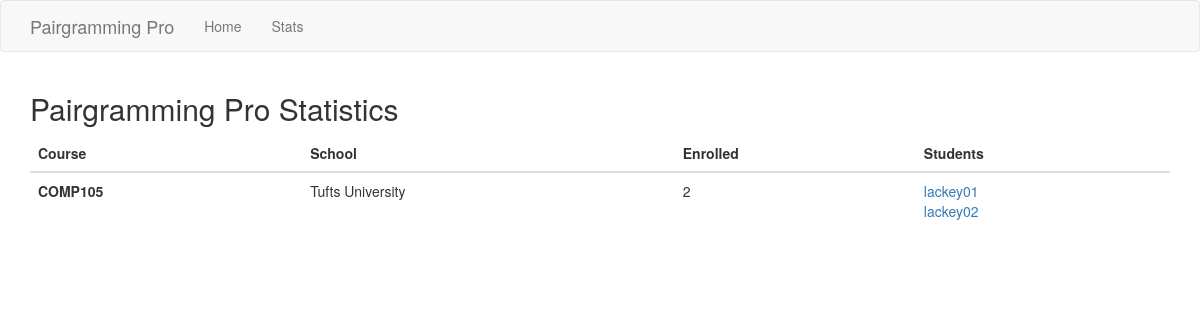
/stats, run on an earlier commit of the app's database.
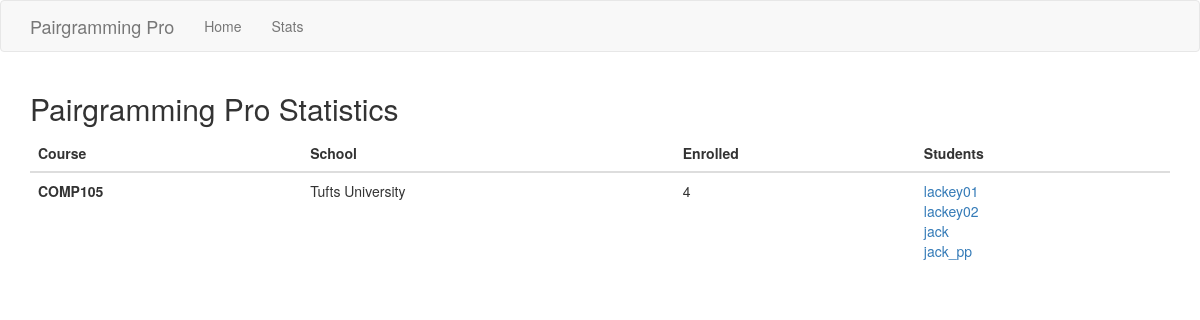
And on a later commit of the database.
### app/models.py (models this page shows, shortened)
class Course(db.Model):
    id = db.Column(db.Integer, primary_key=True)
    name = db.Column(db.String(64), index=True, unique=True)
    s_id = db.Column(db.Integer, db.ForeignKey('school.id'))
    students = db.relationship('User', backref='enrolled', lazy='dynamic')

class School(db.Model):
    id = db.Column(db.Integer, primary_key=True)
    name = db.Column(db.String(128), index=True, unique=True)
    courses = db.relationship('Course', backref='institution', lazy='dynamic')
    students = db.relationship('User', backref='attending', lazy='dynamic')
    admin_school = db.Column(db.Boolean)
    def __repr__(self):
        return '{}'.format(self.name)

class User(UserMixin, db.Model):
    id = db.Column(db.Integer, primary_key=True)
    username = db.Column(db.String(128), index=True, unique=True)
    email = db.Column(db.String(128), index=True, unique=True)
    s_id = db.Column(db.Integer, db.ForeignKey('school.id'))
    c_id = db.Column(db.Integer, db.ForeignKey('course.id'))
    password_hash = db.Column(db.String(128))
    free_times = db.relationship('FreeInterval', backref='author', lazy='dynamic')
    taken = db.Column(db.Boolean)
    partner = db.Column(db.String(128))
    p_id = db.Column(db.Integer)

### app/routes.py (the view)
@app.route('/stats', methods=['POST', 'GET'])
def stats():
    schools = School.query.all()
    courses = list(filter(lambda x: x.name != 'COMP1', list(Course.query.all())))
    users   = User.query.all()
    return render_template('stats.html', title='Stats', schools=schools, cn_pair=list(map(lambda x: (x, len(list(x.students))), list(courses))), users=users)

### app/templates/stats.html
{% extends "base.html" %}
{% block app_content %}
<h2>Pairgramming Pro Statistics</h2>
<table class="table">
	<thead>
		<tr>
			<th>
				Course
			</th>
			<th>
				School
			</th>
			<th>
				Enrolled
			</th>
			<th>
				Students
			</th>
		</tr>
	</thead>
	<tbody>
		{% for c in cn_pair %}
			<tr>
				<th>{{c[0].name}}</th>
				<td>{{c[0].institution}}</td>
				<td>{{c[1]}}</td>
				<td>
					{% for s in c[0].students %}
						<a href="{{ url_for('user', username=s.username) }}">{{ s.username }}</a><br>
					{% endfor %}
				</td>
			</tr>
		{% endfor %}
	</tbody>
</table>
{% endblock %}

### app/templates/base.html (shortened to what this page needs)
{% extends 'bootstrap/base.html' %}
{% block navbar %}
    <nav class="navbar navbar-default">
        <div class="container">
            <div class="navbar-header">
                <a class="navbar-brand" href="{{ url_for('index') }}">Pairgramming Pro</a>
            </div>
            <div class="collapse navbar-collapse" id="bs-example-navbar-collapse-1">
                <ul class="nav navbar-nav">
                    <li><a href="{{ url_for('index') }}">Home</a></li>
                    <li><a href="{{ url_for('stats') }}">Stats</a></li>
                </ul>
                <ul class="nav navbar-nav navbar-right">
                    {% if current_user.is_anonymous %}
                    <li><a href="{{ url_for('login') }}"></a></li>
                    {% else %}
                    <li><a href="{{ url_for('user', username=current_user.username) }}">Profile</a></li>
                    <li><a href="{{ url_for('logout') }}">Logout</a></li>
                    {% endif %}
                </ul>
            </div>
        </div>
    </nav>
{% endblock %}
{% block content %}
    <div class="container">
        {% block app_content %}{% endblock %}
    </div>
{% endblock %}

What changed in the data, as far as the page shows it:
changed Course "COMP105": gains User (username "jack"); id "2" → "4"
added User: username "jack_pp"
